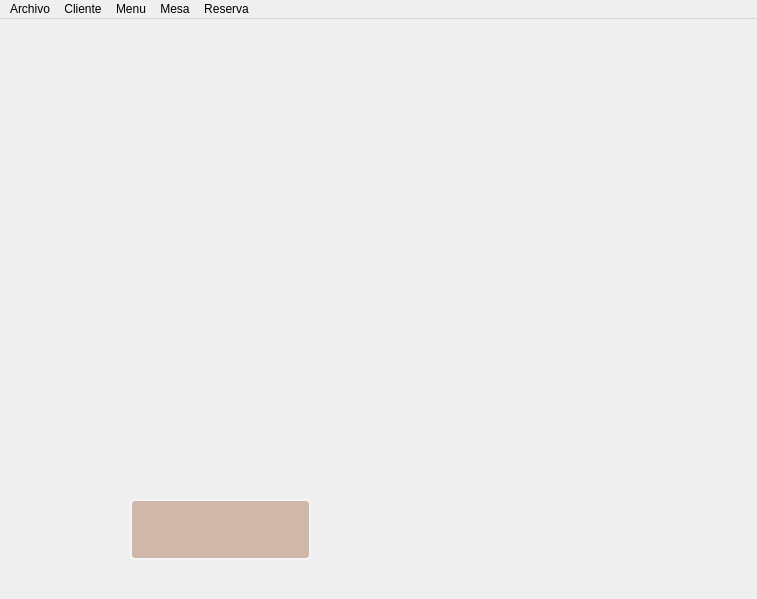
<?xml version="1.0" encoding="UTF-8"?>
<ui version="4.0">
 <class>MainWindow</class>
 <widget class="QMainWindow" name="MainWindow">
  <property name="geometry">
   <rect>
    <x>0</x>
    <y>0</y>
    <width>757</width>
    <height>599</height>
   </rect>
  </property>
  <property name="windowTitle">
   <string>MainWindow</string>
  </property>
  <property name="styleSheet">
   <string notr="true"/>
  </property>
  <widget class="QWidget" name="widget">
   <widget class="QPushButton" name="pushButton">
    <property name="geometry">
     <rect>
      <x>120</x>
      <y>470</y>
      <width>201</width>
      <height>81</height>
     </rect>
    </property>
    <property name="styleSheet">
     <string notr="true">QPushButton {
 border: 2px solid whitesmoke;
 border-radius: 5px;
 background-color: #CFB8A9;
 padding: 10px;
 margin: 10px;
}
QPushButton:hover {
 background-color: #A92727;
}
* {
     font: 57 10pt &quot;Roboto&quot;;
}
QPushButton[text='soy btn'] {
   color: red;
}</string>
    </property>
    <property name="text">
     <string/>
    </property>
    <property name="icon">
     <iconset>
      <normalon>:/imagenes/reservar.png</normalon>
     </iconset>
    </property>
    <property name="iconSize">
     <size>
      <width>130</width>
      <height>100</height>
     </size>
    </property>
    <property name="flat">
     <bool>false</bool>
    </property>
   </widget>
   <widget class="QLabel" name="label">
    <property name="geometry">
     <rect>
      <x>-110</x>
      <y>-20</y>
      <width>861</width>
      <height>591</height>
     </rect>
    </property>
    <property name="text">
     <string/>
    </property>
    <property name="pixmap">
     <pixmap resource="restaurante.qrc">:/imagenes/fondo.jpg</pixmap>
    </property>
    <property name="scaledContents">
     <bool>true</bool>
    </property>
   </widget>
   <zorder>label</zorder>
   <zorder>pushButton</zorder>
  </widget>
  <widget class="QMenuBar" name="menuBar">
   <property name="geometry">
    <rect>
     <x>0</x>
     <y>0</y>
     <width>757</width>
     <height>26</height>
    </rect>
   </property>
   <widget class="QMenu" name="menuhbgvfcrde">
    <property name="title">
     <string>Archivo</string>
    </property>
    <addaction name="actionQuitar"/>
   </widget>
   <widget class="QMenu" name="menucliente">
    <property name="title">
     <string>Cliente</string>
    </property>
   </widget>
   <widget class="QMenu" name="menumenu">
    <property name="title">
     <string>Menu</string>
    </property>
   </widget>
   <widget class="QMenu" name="menumesa">
    <property name="title">
     <string>Mesa</string>
    </property>
   </widget>
   <widget class="QMenu" name="menureserva">
    <property name="title">
     <string>Reserva</string>
    </property>
    <addaction name="actionReservaABC"/>
   </widget>
   <addaction name="menuhbgvfcrde"/>
   <addaction name="menucliente"/>
   <addaction name="menumenu"/>
   <addaction name="menumesa"/>
   <addaction name="menureserva"/>
  </widget>
  <action name="actionQuitar">
   <property name="text">
    <string>Quitar </string>
   </property>
  </action>
  <action name="actionReservaABC">
   <property name="text">
    <string>Alta,aja,consulta,modificacion</string>
   </property>
  </action>
 </widget>
 <resources>
  <include location="restaurante.qrc"/>
 </resources>
 <connections/>
</ui>
